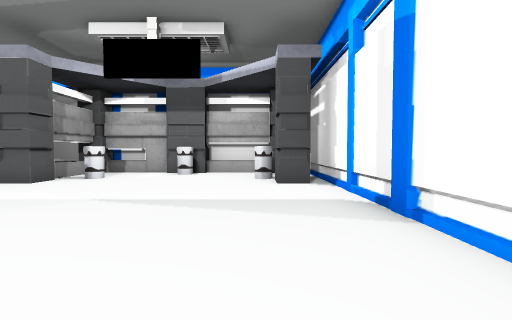
View 1 (above)

17 first-person views from a walk through a Unity game level. The camera is 1.3 m above the floor, tilts 2° down and sees 85° across. The floor is counted in squares, 2 m on a side. Each view is taken from the middle of a square. On the plan, view 1 faces up. The plan holds only what a view shows up to about 9 squares ahead; the rest is blank. The player character is not drawn. Some animated figures are not drawn. Some surface patterns are stand-ins.

View 2
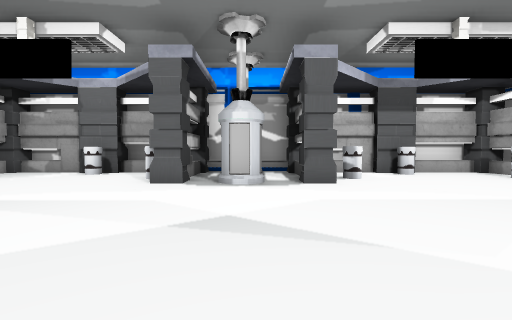

View 3
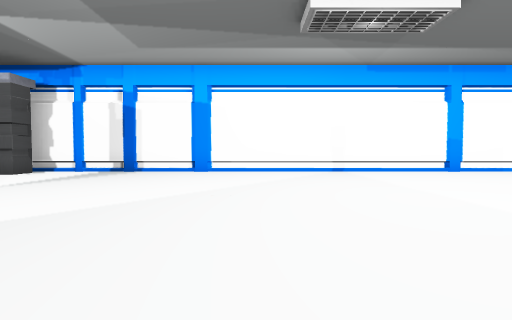

View 4
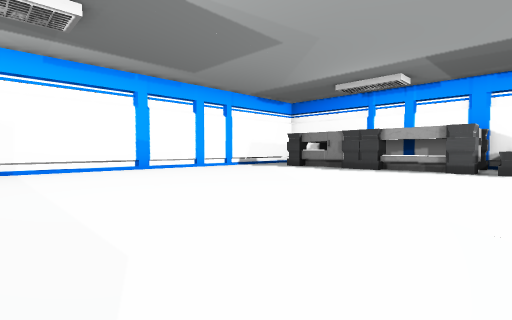

View 5
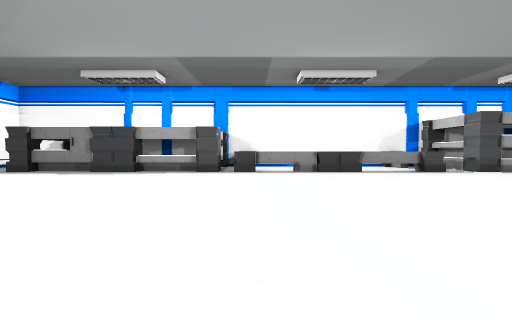

View 6
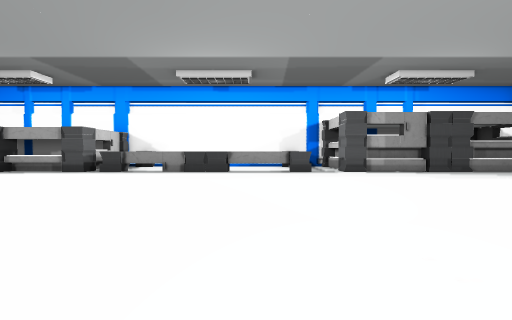

View 7
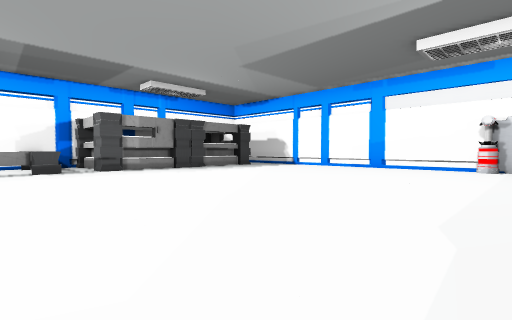

View 8
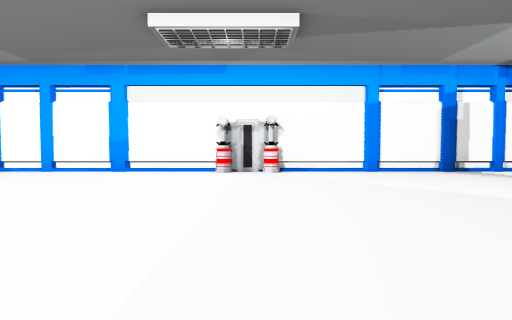

View 9
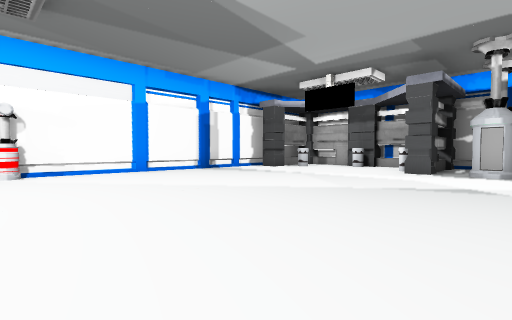

View 10
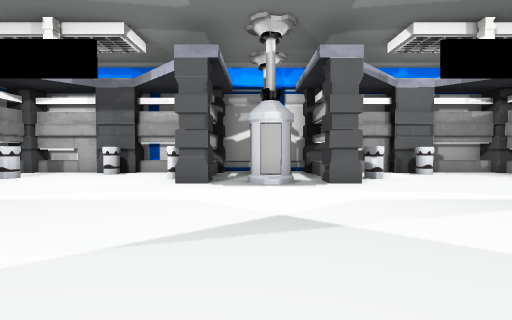

View 11
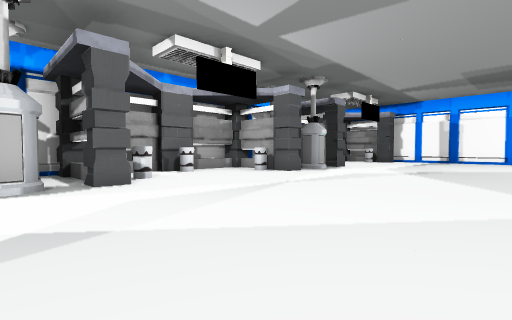

View 12
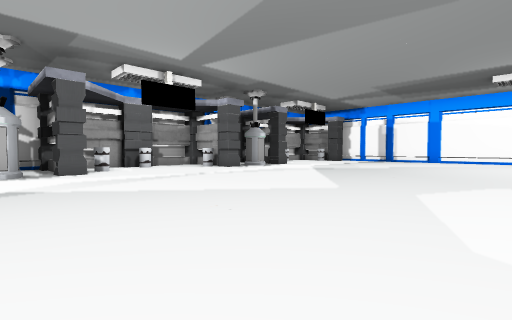

View 13
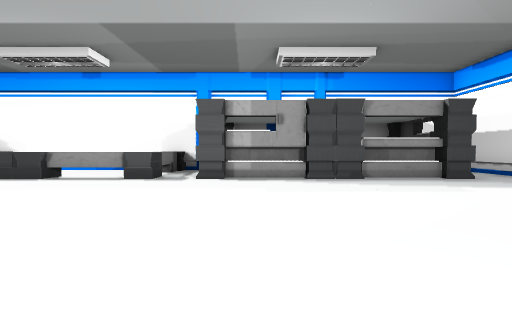

View 14
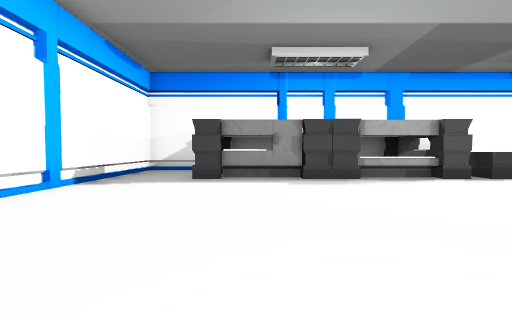

View 15
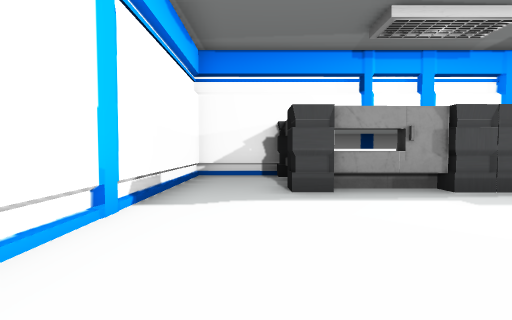

View 16
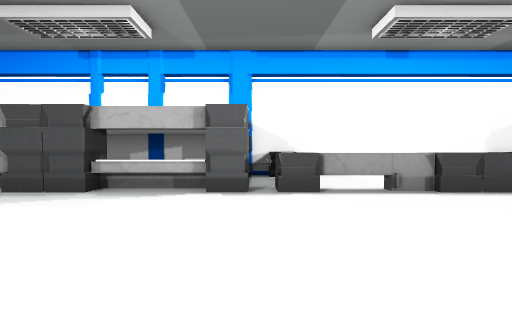

View 17
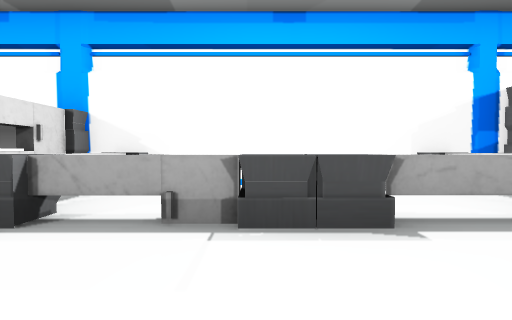

### Floor plan
Key: @ floor where view 1 was taken; # wall or solid block; . floor; P pump; O other object.
Columns run from 23 left of view 1 to 2 right of it. Each row starts with its distance up from view 1.
  9  #########################
  8 ##..O. #P.OO#O.O.P#..O..##
  7  OO...OO..OO...O..OO...OO#
  6   .....#P.#....O.P#.....##
  5 #  ......................#
  4 #.  .....................#
  3 #........................#
  2 #........................#
  1 #........................#
  0 #......................@.#
 -1 #........................#
 -2 #........................#
 -3 OO.......................#
 -4 #O..........   ..........#
 -5 #............ ...........#
 -6 #........................#
 -7 #........................#
 -8 #........................#
 -9 #........................#
-10 #........................#
-11 #........................#
-12 #........................#
-13 #.OOO OOO.OOOOOOO#####O..#
-14 #. O    O.O....OO#   # ..#
-15         #.########   ##..#
-16         ###           ####

Where each view was taken, in squares from view 1:
view 1: 0 up, 0 right, facing up
view 2: 0 up, 6 left, facing up
view 3: 1 down, 7 left, facing right
view 4: 3 down, 8 left, facing down-right
view 5: 4 down, 8 left, facing down
view 6: 4 down, 12 left, facing down
view 7: 3 down, 12 left, facing down-left
view 8: 3 down, 14 left, facing left
view 9: 3 down, 14 left, facing up-left
view 10: 0 up, 15 left, facing up
view 11: 0 up, 15 left, facing up-right
view 12: 3 down, 15 left, facing up-right
view 13: 6 down, 16 left, facing down
view 14: 6 down, 2 left, facing down
view 15: 8 down, 0 right, facing down
view 16: 8 down, 7 left, facing down
view 17: 10 down, 10 left, facing down
